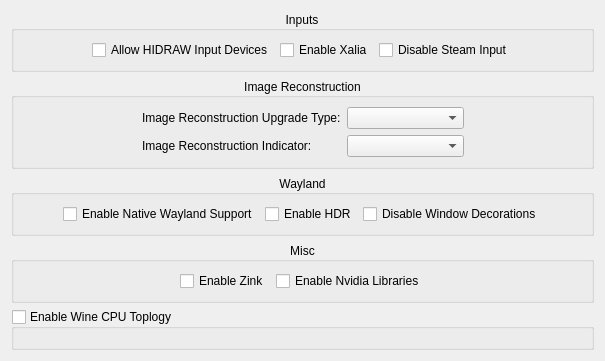
     <widget class="QWidget" name="experimentalTab">
      <attribute name="icon">
       <iconset theme="text-x-log"/>
      </attribute>
      <attribute name="title">
       <string>Experimental</string>
      </attribute>
      <layout class="QGridLayout" name="gridLayout_experiment" rowstretch="0,0,0,0,0,0,0">
       <item row="3" column="0">
        <widget class="QGroupBox" name="waylandGroup">
         <property name="title">
          <string>Wayland</string>
         </property>
         <property name="alignment">
          <set>Qt::AlignmentFlag::AlignCenter</set>
         </property>
         <layout class="QGridLayout" name="gridLayout_13">
          <item row="0" column="2">
           <widget class="QCheckBox" name="toggleWaylandHDR">
            <property name="whatsThis">
             <string>&lt;html&gt;&lt;head/&gt;&lt;body&gt;&lt;p&gt;When Enabled, the experimental &lt;span style=&quot; font-style:italic;&quot;&gt;Native Wayland Backend&lt;/span&gt; will expose and enable use of your display's HDR capabilities.&lt;/p&gt;&lt;p&gt;Because HDR implicitly relies on Wayland to function (as there is no equivalent support in X11), this will only work with &lt;span style=&quot; font-style:italic;&quot;&gt;Native Wayland Support&lt;/span&gt; enabled and &lt;span style=&quot; font-weight:700;&quot;&gt;only in a Wayland session;&lt;/span&gt; this will not take effect on X11 desktops.&lt;/p&gt;&lt;/body&gt;&lt;/html&gt;</string>
            </property>
            <property name="accessibleName">
             <string>Use HDR With Experimental Wayland Backend</string>
            </property>
            <property name="text">
             <string>Enable HDR</string>
            </property>
            <property name="isFor" stdset="0">
             <string>UseHDR</string>
            </property>
           </widget>
          </item>
          <item row="0" column="0">
           <spacer name="horizontalSpacer_25">
            <property name="orientation">
             <enum>Qt::Orientation::Horizontal</enum>
            </property>
            <property name="sizeHint" stdset="0">
             <size>
              <width>40</width>
              <height>20</height>
             </size>
            </property>
           </spacer>
          </item>
          <item row="0" column="5">
           <widget class="QCheckBox" name="toggleWindowDecorations">
            <property name="whatsThis">
             <string>&lt;html&gt;&lt;head/&gt;&lt;body&gt;&lt;p&gt;&lt;span style=&quot; font-weight:700;&quot;&gt;Requires&lt;/span&gt;: CachyOS Proton&lt;/p&gt;&lt;p&gt;&lt;span style=&quot; font-weight:700;&quot;&gt;Summary&lt;/span&gt;:&lt;/p&gt;&lt;p&gt;Enabling this option will disable Wine's window decorations (ie, the border around an application) on wine applications running under Wayland.&lt;/p&gt;&lt;p&gt;&lt;span style=&quot; font-weight:700;&quot;&gt;Command&lt;/span&gt;: PROTON_NO_WM_DECORATION&lt;/p&gt;&lt;p&gt;&lt;span style=&quot; font-weight:700;&quot;&gt;Background&lt;/span&gt;:&lt;/p&gt;&lt;p&gt;&lt;a href=&quot;https://gitlab.winehq.org/wine/wine/-/merge_requests/3909#note_46175&quot;&gt;&lt;span style=&quot; text-decoration: underline; color:#8ab4f8;&quot;&gt;Wine does not implement support for the libdecor library&lt;/span&gt;&lt;/a&gt;, which means that Wine applications running under Wayland will fallback to the &lt;a href=&quot;https://bugs.winehq.org/attachment.cgi?id=78617&quot;&gt;&lt;span style=&quot; text-decoration: underline; color:#8ab4f8;&quot;&gt;default Wine window decorations&lt;/span&gt;&lt;/a&gt;&lt;/p&gt;&lt;p&gt;&lt;span style=&quot; font-style:italic;&quot;&gt;Disable Window Decorations&lt;/span&gt; sets Wine to automatically remove these, which may result in improved user experience for games that have only a windowed mode &amp;amp; some launchers (such as Battle.Net).&lt;/p&gt;&lt;/body&gt;&lt;/html&gt;</string>
            </property>
            <property name="accessibleName">
             <string>Disable Wine Window Decorations</string>
            </property>
            <property name="text">
             <string>Disable Window Decorations</string>
            </property>
            <property name="isFor" stdset="0">
             <string>UseNoDecorations</string>
            </property>
           </widget>
          </item>
          <item row="0" column="6">
           <spacer name="horizontalSpacer_26">
            <property name="orientation">
             <enum>Qt::Orientation::Horizontal</enum>
            </property>
            <property name="sizeHint" stdset="0">
             <size>
              <width>40</width>
              <height>20</height>
             </size>
            </property>
           </spacer>
          </item>
          <item row="0" column="1">
           <widget class="QCheckBox" name="toggleWayland">
            <property name="whatsThis">
             <string>&lt;html&gt;&lt;head/&gt;&lt;body&gt;&lt;p&gt;Set whether or not to force the native Wayland environment &lt;span style=&quot; font-style:italic;&quot;&gt;for supported Proton versions.&lt;/span&gt;&lt;/p&gt;&lt;p&gt;Runners based on &lt;span style=&quot; font-style:italic;&quot;&gt;Proton 10&lt;/span&gt; have added experimental &lt;span style=&quot; font-weight:700;&quot;&gt;native&lt;/span&gt; Wayland support, but will still default to the X11 backend running through XWayland. While enabling this will provide a more cohesive look &amp;amp; feel and potentially provide better performance on a native Wayland desktop, do note that &lt;span style=&quot; font-weight:700;&quot;&gt;there are known issues with mouse focus and native OpenGL/Vulkan applications, &lt;/span&gt;&lt;a href=&quot;https://github.com/GloriousEggroll/proton-ge-custom/releases&quot;&gt;&lt;span style=&quot; text-decoration: underline; color:#8ab4f8;&quot;&gt;as noted by GE.&lt;/span&gt;&lt;/a&gt;&lt;/p&gt;&lt;p&gt;Enabling this will have no effect on X11 desktops.&lt;/p&gt;&lt;/body&gt;&lt;/html&gt;</string>
            </property>
            <property name="accessibleName">
             <string>Use Experimental Native Wayland Support</string>
            </property>
            <property name="text">
             <string>Enable Native Wayland Support</string>
            </property>
            <property name="isFor" stdset="0">
             <string>UseWayland</string>
            </property>
           </widget>
          </item>
         </layout>
        </widget>
       </item>
       <item row="2" column="0">
        <widget class="QGroupBox" name="runnerSpecificGroup">
         <property name="title">
          <string>Image Reconstruction</string>
         </property>
         <property name="alignment">
          <set>Qt::AlignmentFlag::AlignCenter</set>
         </property>
         <layout class="QGridLayout" name="RunnerSpecificGroup">
          <item row="1" column="1">
           <widget class="QLabel" name="label_10">
            <property name="layoutDirection">
             <enum>Qt::LayoutDirection::RightToLeft</enum>
            </property>
            <property name="text">
             <string>Image Reconstruction Upgrade Type:</string>
            </property>
            <property name="buddy">
             <cstring>imageReconstructionBox</cstring>
            </property>
           </widget>
          </item>
          <item row="2" column="2">
           <widget class="QComboBox" name="imageReconstructionIndBox">
            <property name="editable">
             <bool>false</bool>
            </property>
            <property name="placeholderText">
             <string>None</string>
            </property>
            <property name="isFor" stdset="0">
             <string>ImageReconstructionIndicator</string>
            </property>
            <item>
             <property name="text">
              <string>None</string>
             </property>
            </item>
            <item>
             <property name="text">
              <string>FSR</string>
             </property>
            </item>
            <item>
             <property name="text">
              <string>DLSS</string>
             </property>
            </item>
           </widget>
          </item>
          <item row="2" column="0">
           <spacer name="horizontalSpacer_21">
            <property name="orientation">
             <enum>Qt::Orientation::Horizontal</enum>
            </property>
            <property name="sizeHint" stdset="0">
             <size>
              <width>40</width>
              <height>20</height>
             </size>
            </property>
           </spacer>
          </item>
          <item row="2" column="1">
           <widget class="QLabel" name="imageReconstructionLabel">
            <property name="text">
             <string>Image Reconstruction Indicator:</string>
            </property>
            <property name="buddy">
             <cstring>imageReconstructionIndBox</cstring>
            </property>
           </widget>
          </item>
          <item row="2" column="3">
           <spacer name="horizontalSpacer_22">
            <property name="orientation">
             <enum>Qt::Orientation::Horizontal</enum>
            </property>
            <property name="sizeHint" stdset="0">
             <size>
              <width>40</width>
              <height>20</height>
             </size>
            </property>
           </spacer>
          </item>
          <item row="1" column="2">
           <widget class="QComboBox" name="imageReconstructionBox">
            <property name="editable">
             <bool>false</bool>
            </property>
            <property name="placeholderText">
             <string>None</string>
            </property>
            <property name="isFor" stdset="0">
             <string>ImageReconstructionUpgrade</string>
            </property>
            <item>
             <property name="text">
              <string>None</string>
             </property>
            </item>
            <item>
             <property name="text">
              <string>FSR4</string>
             </property>
            </item>
            <item>
             <property name="text">
              <string>FSR4 (RDNA 3)</string>
             </property>
            </item>
            <item>
             <property name="text">
              <string>DLSS</string>
             </property>
            </item>
            <item>
             <property name="text">
              <string>XESS</string>
             </property>
            </item>
           </widget>
          </item>
         </layout>
        </widget>
       </item>
       <item row="4" column="0">
        <widget class="QGroupBox" name="miscellaneous">
         <property name="title">
          <string>Misc</string>
         </property>
         <property name="alignment">
          <set>Qt::AlignmentFlag::AlignCenter</set>
         </property>
         <layout class="QGridLayout" name="gridLayout_14">
          <item row="0" column="0">
           <spacer name="horizontalSpacer_23">
            <property name="orientation">
             <enum>Qt::Orientation::Horizontal</enum>
            </property>
            <property name="sizeHint" stdset="0">
             <size>
              <width>40</width>
              <height>20</height>
             </size>
            </property>
           </spacer>
          </item>
          <item row="0" column="2">
           <widget class="QCheckBox" name="toggleNvidiaLibs">
            <property name="whatsThis">
             <string>Enable Nvidia Library support for PhysX &amp; CUDA functionality in games. Requires CachyOS Proton.</string>
            </property>
            <property name="accessibleName">
             <string>Enable Nvidia Libraries</string>
            </property>
            <property name="accessibleDescription">
             <string>Enable Nvidia Library support for PhysX &amp; CUDA functionality in games. Requires CachyOS Proton.</string>
            </property>
            <property name="accessibleIdentifier">
             <string>toggleNvidiaLibs</string>
            </property>
            <property name="text">
             <string>Enable Nvidia Libraries</string>
            </property>
            <property name="isFor" stdset="0">
             <string>UseNvidiaLibs</string>
            </property>
           </widget>
          </item>
          <item row="0" column="3">
           <spacer name="horizontalSpacer_24">
            <property name="orientation">
             <enum>Qt::Orientation::Horizontal</enum>
            </property>
            <property name="sizeHint" stdset="0">
             <size>
              <width>40</width>
              <height>20</height>
             </size>
            </property>
           </spacer>
          </item>
          <item row="0" column="1">
           <widget class="QCheckBox" name="toggleZink">
            <property name="whatsThis">
             <string>&lt;html&gt;&lt;head/&gt;&lt;body&gt;&lt;p&gt;&lt;a href=&quot;https://docs.mesa3d.org/drivers/zink.html&quot;&gt;&lt;span style=&quot; text-decoration: underline; color:#8ab4f8;&quot;&gt;Zink&lt;/span&gt;&lt;/a&gt; is a translation layer that converts OpenGL applications into Vulkan applications, enabling support for functionality like &lt;a href=&quot;https://github.com/PancakeTAS/lsfg-vk&quot;&gt;&lt;span style=&quot; text-decoration: underline; color:#8ab4f8;&quot;&gt;Lossless Framegen VK&lt;/span&gt;&lt;/a&gt; or allowing OpenGL games to be streamed through obs-vkcapture.&lt;/p&gt;&lt;p&gt;Zink can cause compatability problems, including severely lowered performance on some machines.&lt;/p&gt;&lt;p&gt;&lt;br/&gt;&lt;/p&gt;&lt;p&gt;&lt;br/&gt;&lt;/p&gt;&lt;/body&gt;&lt;/html&gt;</string>
            </property>
            <property name="accessibleName">
             <string>Enable Zink</string>
            </property>
            <property name="accessibleDescription">
             <string>Zink is a translation layer that converts OpenGL applications into Vulkan applications, enabling support for functionality like Lossless Framegen VK or allowing OpenGL games to be streamed through obs-vkcapture.
Zink can cause compatability problems, including severely lowered performance on some machines.</string>
            </property>
            <property name="text">
             <string>Enable Zink</string>
            </property>
            <property name="isFor" stdset="0">
             <string>UseZink</string>
            </property>
           </widget>
          </item>
         </layout>
        </widget>
       </item>
       <item row="6" column="0">
        <widget class="QGroupBox" name="wineTopology">
         <property name="title">
          <string>Enable Wine CPU Toplogy</string>
         </property>
         <property name="alignment">
          <set>Qt::AlignmentFlag::AlignLeading|Qt::AlignmentFlag::AlignLeft|Qt::AlignmentFlag::AlignTop</set>
         </property>
         <property name="checkable">
          <bool>true</bool>
         </property>
         <property name="checked">
          <bool>false</bool>
         </property>
         <property name="isFor" stdset="0">
          <string>wineCpuTopology</string>
         </property>
         <layout class="QGridLayout" name="wineGrid"/>
        </widget>
       </item>
       <item row="0" column="0">
        <widget class="QGroupBox" name="inputGroup">
         <property name="title">
          <string>Inputs</string>
         </property>
         <property name="alignment">
          <set>Qt::AlignmentFlag::AlignCenter</set>
         </property>
         <layout class="QGridLayout" name="gridLayout_11">
          <item row="0" column="0">
           <spacer name="horizontalSpacer_19">
            <property name="orientation">
             <enum>Qt::Orientation::Horizontal</enum>
            </property>
            <property name="sizeHint" stdset="0">
             <size>
              <width>40</width>
              <height>20</height>
             </size>
            </property>
           </spacer>
          </item>
          <item row="0" column="4">
           <spacer name="horizontalSpacer_20">
            <property name="orientation">
             <enum>Qt::Orientation::Horizontal</enum>
            </property>
            <property name="sizeHint" stdset="0">
             <size>
              <width>40</width>
              <height>20</height>
             </size>
            </property>
           </spacer>
          </item>
          <item row="0" column="2">
           <widget class="QCheckBox" name="toggleXalia">
            <property name="whatsThis">
             <string>&lt;html&gt;&lt;head/&gt;&lt;body&gt;&lt;p&gt;Set whether or not to enable Proton's &lt;a href=&quot;https://github.com/madewokherd/xalia&quot;&gt;&lt;span style=&quot; font-style:italic; text-decoration: underline; color:#8ab4f8;&quot;&gt;Xalia&lt;/span&gt;&lt;/a&gt; integration for built-in Gamepad Navigation in normal Windows dialogs.&lt;/p&gt;&lt;p&gt;Xalia allows for selecting options in normal Windows dialog popups or launchers that otherwise doesn't have any integration with controllers. This can be a very useful accessibility feature. However, Xalia has a hard dependency on &lt;span style=&quot; font-weight:700; font-style:italic;&quot;&gt;.NET 4.8&lt;/span&gt; which, by default, relies on Proton's &lt;span style=&quot; font-style:italic;&quot;&gt;Mono&lt;/span&gt; runtime; so if any dotnet Winetricks verb has been installed that is &lt;span style=&quot; font-style:italic;&quot;&gt;not &lt;/span&gt;&lt;span style=&quot; font-family:'Iosevka Extended'; font-weight:700;&quot;&gt;dotnet48&lt;/span&gt;, Proton will spawn error popups any time it's started. The only workaround is to either install &lt;span style=&quot; font-family:'Iosevka Extended'; font-weight:700;&quot;&gt;dotnet48&lt;/span&gt;, or disable Xalia.&lt;/p&gt;&lt;p&gt;If unsure, &lt;span style=&quot; font-weight:700;&quot;&gt;keep disabled&lt;/span&gt; if any &lt;span style=&quot; font-weight:700; font-style:italic;&quot;&gt;.NET&lt;/span&gt; Winetricks verb other than &lt;span style=&quot; font-family:'Iosevka Extended'; font-weight:700;&quot;&gt;dotnet48&lt;/span&gt; has been installed.&lt;/p&gt;&lt;/body&gt;&lt;/html&gt;</string>
            </property>
            <property name="accessibleName">
             <string>Enable Xalia Gamepad Navigation Plugin</string>
            </property>
            <property name="text">
             <string>Enable Xalia</string>
            </property>
            <property name="isFor" stdset="0">
             <string>UseXalia</string>
            </property>
           </widget>
          </item>
          <item row="0" column="1">
           <widget class="QCheckBox" name="toggleHidraw">
            <property name="whatsThis">
             <string>&lt;html&gt;&lt;head/&gt;&lt;body&gt;&lt;p&gt;This determines whether or not the runner is allowed to directly interact with connected HID devices or not.&lt;/p&gt;&lt;p&gt;Some applications need this to access things like controller firmware or to individually address some devices. However, this has the side effect of certain controllers, such as the &lt;span style=&quot; font-style:italic;&quot;&gt;Sony DualSense,&lt;/span&gt; overriding the SDL interface and will not be recognized as an Xinput-compatible device.&lt;/p&gt;&lt;p&gt;This should only be enabled for applications that &lt;span style=&quot; font-weight:700;&quot;&gt;do not&lt;/span&gt; function properly without this enabled.&lt;/p&gt;&lt;/body&gt;&lt;/html&gt;</string>
            </property>
            <property name="accessibleName">
             <string>Allow Proton to Access Raw HID Devices</string>
            </property>
            <property name="text">
             <string>Allow HIDRAW Input Devices</string>
            </property>
            <property name="isFor" stdset="0">
             <string>AllowHidraw</string>
            </property>
           </widget>
          </item>
          <item row="0" column="3">
           <widget class="QCheckBox" name="toggleSteamInput">
            <property name="text">
             <string>Disable Steam Input</string>
            </property>
            <property name="isFor" stdset="0">
             <string>SteamInputDisabled</string>
            </property>
           </widget>
          </item>
         </layout>
        </widget>
       </item>
      </layout>
     </widget>
